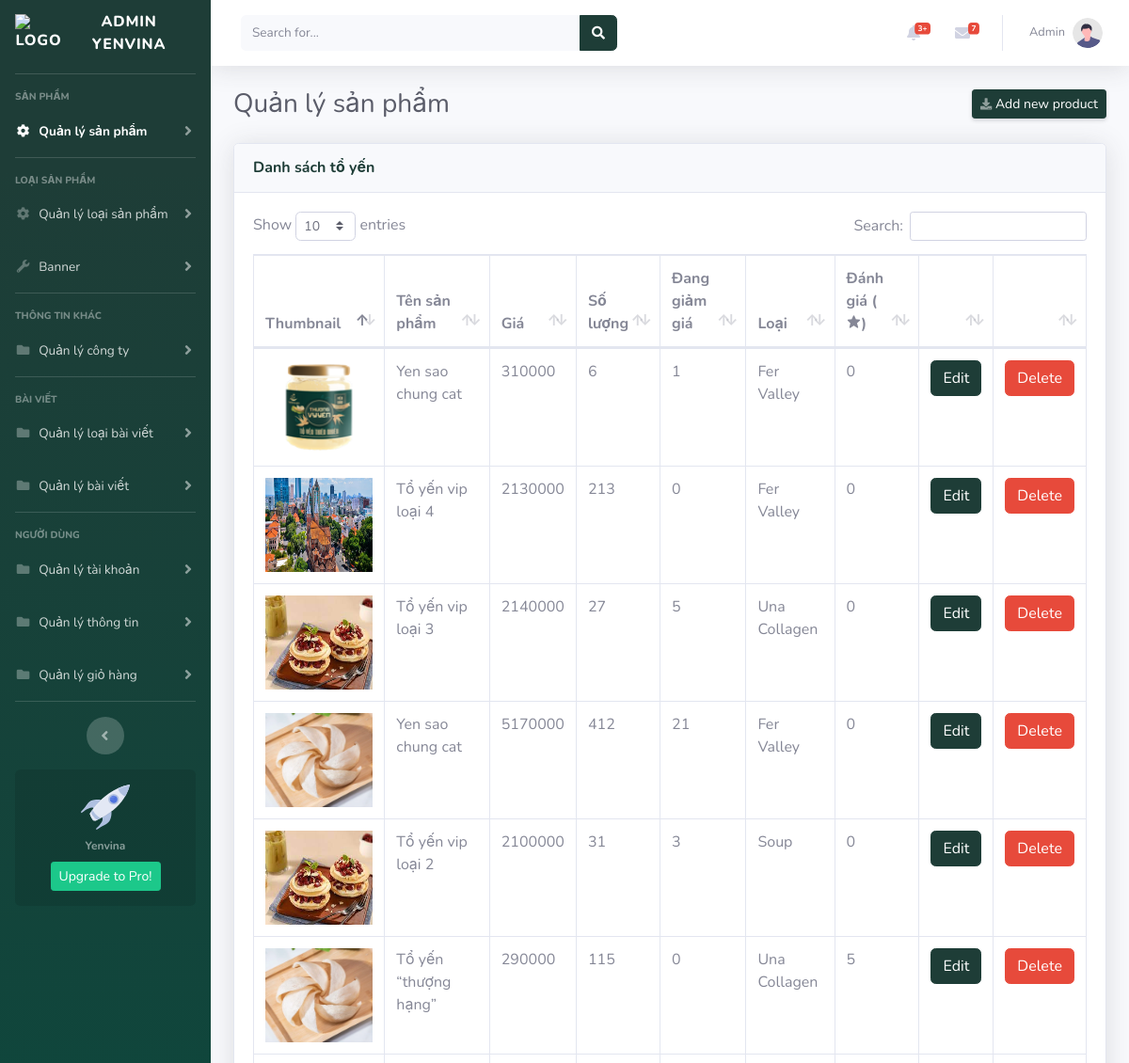
Page /Admin_yenvina/index.php (signed in, upper part) on the earlier database version.
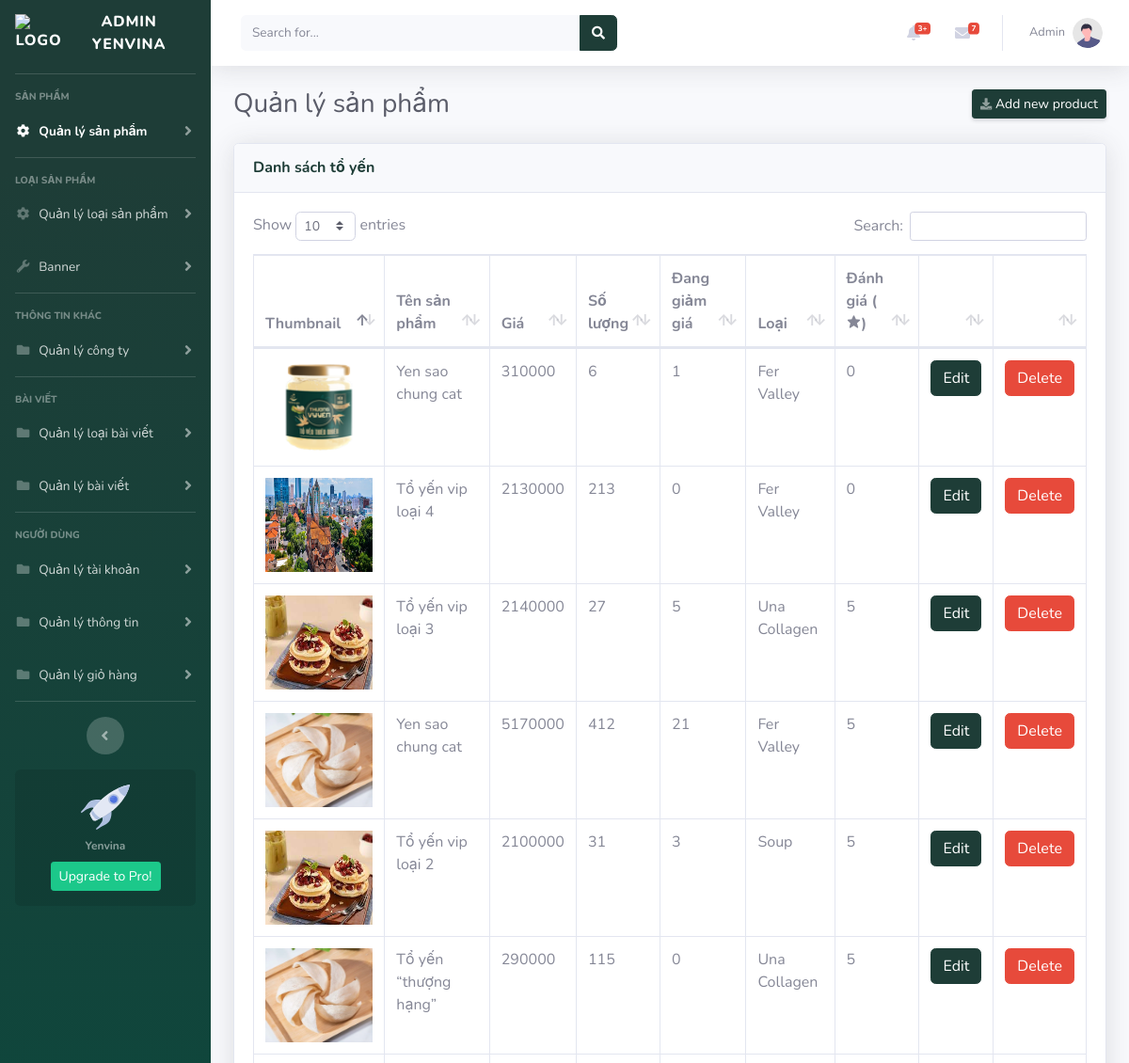
Same page on the later database version.
### tables this page shows
CREATE TABLE `products` (
  `id` int(11) NOT NULL,
  `product_name` text NOT NULL,
  `prices` int(11) NOT NULL,
  `quantity` int(11) NOT NULL,
  `sale` int(11) NOT NULL,
  `thumbnail` text NOT NULL,
  `weight` text NOT NULL DEFAULT '50gram',
  `type_id` int(11) NOT NULL,
  `rating` int(11) NOT NULL DEFAULT 5,
  `status` tinyint(1) NOT NULL DEFAULT 1,
  `create_at` date DEFAULT current_timestamp(),
  `update_at` date DEFAULT NULL
);

### model/database.php (called while the page is built, shortened)
<?php
class Database
{
    public static $connection = NULL;
    public function __construct()
    {
        if(!self::$connection) {
            self::$connection = new mysqli(DB_HOST, DB_USER, DB_PASSWORD, DB_NAME, PORT);
            self::$connection->set_charset('utf8mb4');
        }
        return self::$connection;
    }
    public function select($sql)
    {
        $sql->execute();
        $items = $sql->get_result()->fetch_all(MYSQLI_ASSOC);
        return $items;
    }
}

### model/product.php (called while the page is built, shortened)
<?php
require_once __DIR__."/database.php";
class Product extends Database{
    function getAllProduct(){
        $sql = parent::$connection->prepare("SELECT * FROM products ORDER BY `id` DESC");
        return parent::select($sql);
    }
}

### model/type_product.php (called while the page is built, shortened)
<?php
require_once __DIR__."/database.php";
class Typeproduct extends Database{
    function getAllTypeProduct(){
        $sql = parent::$connection->prepare("SELECT * FROM type_product");
        return parent::select($sql);
    }
}

### Admin_yenvina/index.php (the view)
<?php
include "./header.php";
require_once $refRoot."/model/product.php";
require_once $refRoot."/model/type_product.php";
$products = new Product();
$allProduct = $products->getAllProduct();
$typeProduct = new Typeproduct();
$allTypeProduct = $typeProduct->getAllTypeProduct();
?>
            <div class="container-fluid">
                <div class="d-sm-flex align-items-center justify-content-between mb-4">
                    <h1 class="h3 mb-0 text-gray-800">Quản lý sản phẩm</h1>
                    <a href="./add_product.php" class="d-none d-sm-inline-block btn btn-sm btn-primary shadow-sm"><i class="fas fa-download fa-sm text-white-50"></i> Add new product</a>
                </div>
                <div class="card shadow mb-4">
                        <div class="card-header py-3">
                            <h6 class="m-0 font-weight-bold text-primary">Danh sách tổ yến</h6>
                        </div>
                        <div class="card-body">
                            <div class="table-responsive">
                                <table class="table table-bordered" id="dataTable" width="100%" cellspacing="0">
                                    <thead>
                                        <tr>
                                            <th>Thumbnail</th>
                                            <th>Tên sản phẩm</th>
                                            <th>Giá </th>
                                            <th>Số lượng </th>
                                            <th>Đang giảm giá</th>
                                            <th>Loại</th>
                                            <th>Đánh giá (<i class='bx bxs-star'></i>)</th>
                                            <th width="5%"></th>
                                            <th width="5%"></th>
                                        </tr>
                                    </thead>
                                    <tbody>
                                        <?php foreach($allProduct as $item){ ?>
                                        <tr>
                                            <td>
                                                <img height="100" width="100%" src="<?=$urlImg?>/img/product/<?=$item['thumbnail']?>" alt="Img Product">
                                            </td>
                                            <td><?=$item['product_name']?></td>
                                            <td><?=$item['prices']?></td>
                                            <td><?=$item['quantity']?></td>
                                            <td><?=$item['sale']?></td>
                                            <?php foreach($allTypeProduct as $type){
                                                if($type['type_id'] == $item['type_id']){
                                                ?>
                                                <td><?=$type['type_name']?></td>
                                            <?php }} ?>
                                            <td><?=$item['rating']?></td>
                                            <td><a href="./edit_product.php?product_id=<?=$item['id'];?>" class="btn btn-primary">Edit</a></td>
                                            <td><a onclick="if(CheckForm() == false) return false" href="././action/ac_delete.php?product_id=<?=$item['id'];?>" class="btn btn-danger">Delete</a></td>
                                        </tr>
                                        <?php } ?>
                                    </tbody>
                                </table>
                            </div>
                        </div>
                    </div>
                </div>
            </div>
    <?php
    include $refRoot ."./Admin_yenvina/footer.php";
    ?>

Differences in the rows shown:
changed products "Tổ yến vip loại 3": rating "0" → "5"
changed products (number 4 of 6 on the later page): rating "0" → "5"
changed products "Tổ yến vip loại 2": rating "0" → "5"
